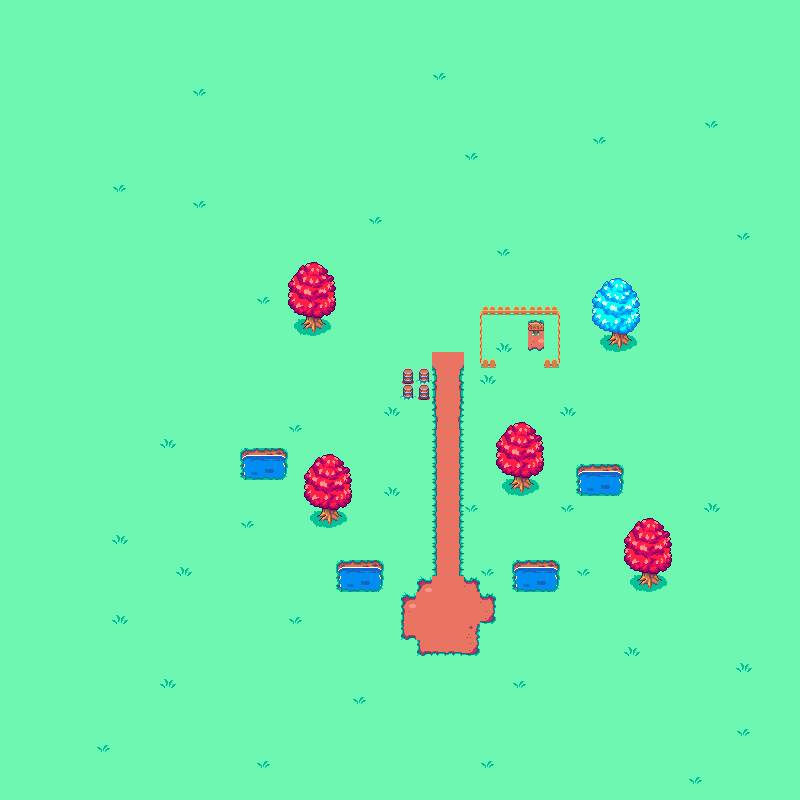

A level layout from a 2D game, rendered from its tile map. Below: a short description, then the map file with tile-grid data replaced by summaries:
An orthogonal 50x50 tile map with 16x16 px tiles, 3 tile layers (background, ground, overplayer) and 20 objects (house, tree1, tree2, tree3, tree4, ...).

<map version="1.2" tiledversion="1.3.2" orientation="orthogonal" renderorder="right-down" compressionlevel="0" width="50" height="50" tilewidth="16" tileheight="16" infinite="0" nextlayerid="7" nextobjectid="23">
 <tileset firstgid="1" source="atlas.tsx" />
 <layer id="1" name="background" width="50" height="50">
  <data>[2500 cells, 2500 non-empty, 35 distinct tile ids]</data>
 </layer>
 <layer id="2" name="ground" width="50" height="50">
  <data>[2500 cells, 105 non-empty, 33 distinct tile ids]</data>
 </layer>
 <layer id="6" name="overplayer" width="50" height="50">
  <data>[2500 cells, 60 non-empty, 24 distinct tile ids]</data>
 </layer>
 <objectgroup id="4" name="MAP_COLLISION_LAYER">
  <object id="1" name="house" x="416.865" y="301.483" width="62.3437" height="64.2047" />
  <object id="2" name="tree1" x="301.483" y="315.441" width="23.2626" height="19.5406" />
  <object id="3" name="tree2" x="511.777" y="476.418" width="20.4711" height="16.7491" />
  <object id="4" name="tree3" x="313.58" y="503.402" width="29.7761" height="19.5406" />
  <object id="5" name="tree4" x="636.464" y="571.329" width="24.1931" height="17.6796" />
  <object id="6" name="tree_special" x="604.827" y="329.398" width="26.9846" height="21.4016" />
  <object id="7" name="barells" x="399.75" y="368" width="32" height="31.75" />
  <object id="9" name="water1" x="240" y="448" width="47.6667" height="31.6667" />
  <object id="11" name="water2" x="576" y="463.667" width="47.6667" height="32.3333" />
  <object id="12" name="water3" x="512.333" y="559.333" width="47.6667" height="32.6667" />
  <object id="13" name="water4" x="336.333" y="559.667" width="48" height="32" />
  <object id="14" x="480.75" y="358.25" width="14.875" height="9.625" />
  <object id="15" x="543.75" y="359.5" width="16.125" height="8.75" />
  <object id="16" x="480.125" y="305.625" width="80.625" height="9.375" />
  <object id="17" x="558" y="315.25" width="2.375" height="43.625" />
  <object id="18" x="527.818" y="320" width="16" height="28.7273" />
  <object id="19" x="0" y="0" width="17" height="798" />
  <object id="20" x="19" y="782" width="780" height="17" />
  <object id="21" x="17" y="0" width="782" height="14" />
  <object id="22" x="782" y="13" width="17" height="768" />
 </objectgroup>
</map>
